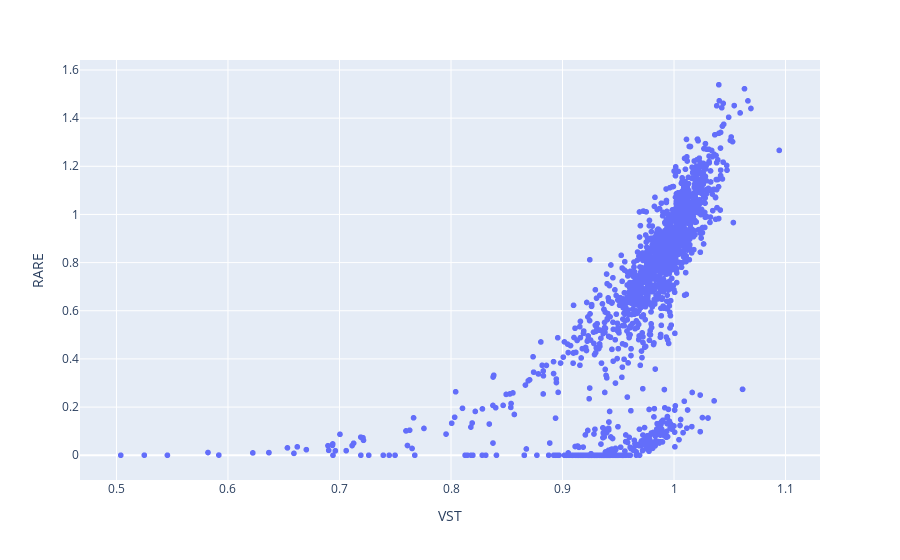

This figure's notebook cell:
### Code cell
#plt.plot(vst_fit1.loc[day_fitness.index].median_fitness, day_fitness.median_fitness, 'k.')
px.scatter( x=vst_fit1.loc[day_fitness.index].median_fitness, y=day_fitness.median_fitness, 
          labels = {'x': 'VST', 'y': 'RARE'})

### Figure 1 — Plotly figure (JSON) as saved in the notebook; plotly's stock layout.template omitted (floating-point values rounded to 4 significant figures; data arrays with more than 128 entries replaced by an {"elided": "..."} marker saying what was removed)
{"data": [{"hovertemplate": "VST=%{x}<br>RARE=%{y}<extra></extra>", "legendgroup": "", "marker": {"color": "#636efa", "symbol": "circle"}, "mode": "markers", "name": "", "showlegend": false, "type": "scattergl", "x": {"elided": "1721 float values"}, "xaxis": "x", "y": {"elided": "1721 float values"}, "yaxis": "y"}], "layout": {"legend": {"tracegroupgap": 0}, "margin": {"t": 60}, "xaxis": {"anchor": "y", "domain": [0, 1], "title": {"text": "VST"}}, "yaxis": {"anchor": "x", "domain": [0, 1], "title": {"text": "RARE"}}}}
